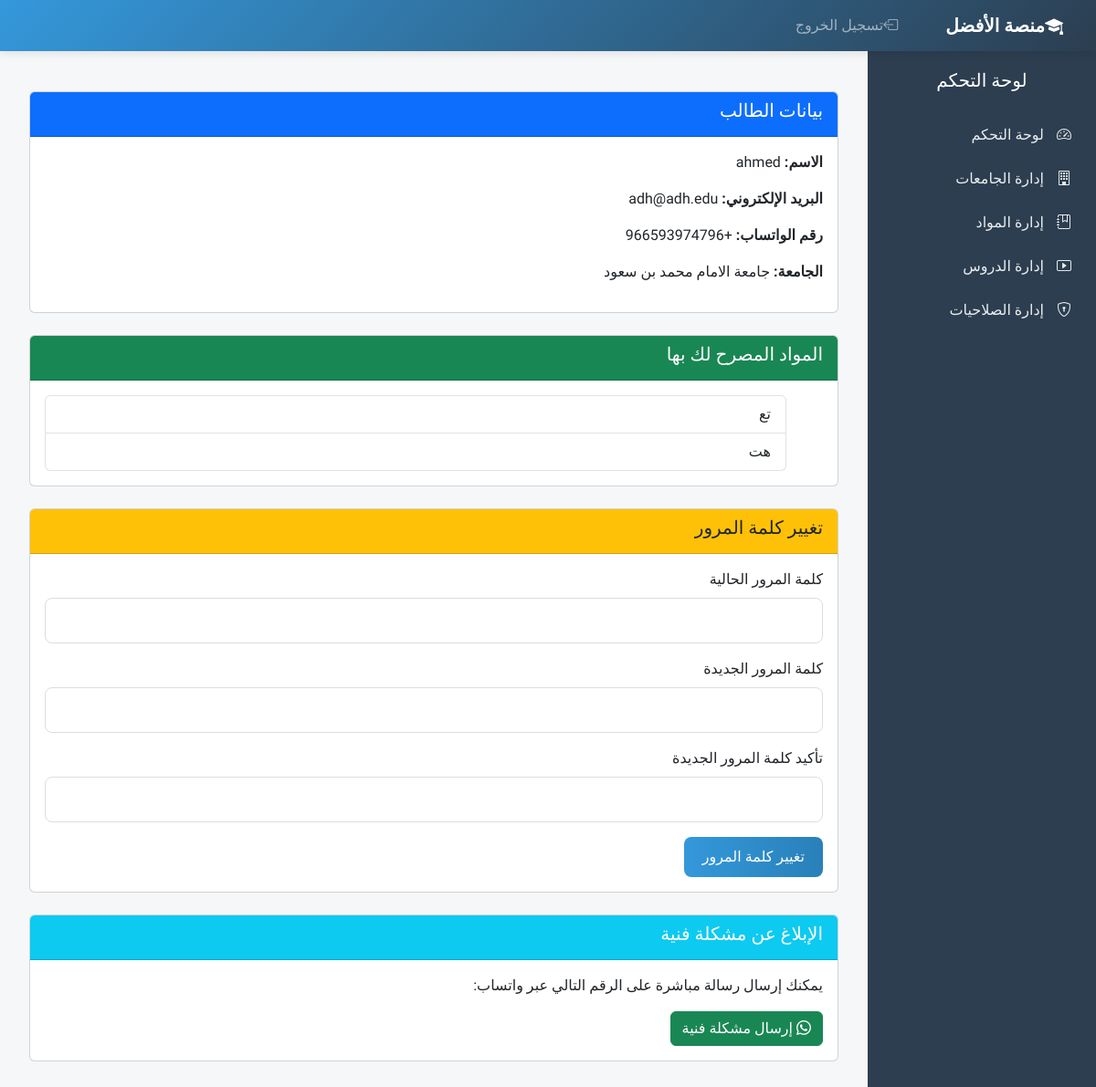
Screenshot of /settings (signed in) with the database file from the repository.
### app.py (models this page shows)
class User(db.Model):
    id = db.Column(db.Integer, primary_key=True)
    name = db.Column(db.String(100), nullable=False)
    email = db.Column(db.String(100), unique=True, nullable=False)
    password = db.Column(db.String(200), nullable=False)
    is_admin = db.Column(db.Boolean, default=False)
    whatsapp_number = db.Column(db.String(20))
    university_id = db.Column(db.Integer, db.ForeignKey('university.id'))
    device_id = db.Column(db.String(200))  # معرف الجهاز
    permissions = db.relationship('Permission', backref='user', lazy=True)

class University(db.Model):
    id = db.Column(db.Integer, primary_key=True)
    name = db.Column(db.String(100), nullable=False)
    whatsapp_group = db.Column(db.String(200))  # رابط واتساب
    subjects = db.relationship('Subject', backref='university', lazy=True)
    users = db.relationship('User', backref='university', lazy=True)

class Subject(db.Model):
    id = db.Column(db.Integer, primary_key=True)
    university_id = db.Column(db.Integer, db.ForeignKey('university.id'), nullable=False)
    name = db.Column(db.String(100), nullable=False)
    discussion_group = db.Column(db.String(200))  # رابط واتساب للمناقشة
    lessons = db.relationship('Lesson', backref='subject', lazy=True)

### app.py (the view)
@app.route('/settings')
@login_required
def settings():
    user = User.query.get(session['user_id'])
    subject_ids = [p.subject_id for p in Permission.query.filter_by(user_id=user.id).all()]
    subjects = Subject.query.filter(Subject.id.in_(subject_ids)).all()
    return render_template('settings.html', user=user, subjects=subjects)

### app.py (called while the page is built)
def login_required(f):
    @wraps(f)
    def decorated(*args, **kwargs):
        if 'user_id' not in session:
            return redirect(url_for('login'))
        return f(*args, **kwargs)
    return decorated

@app.context_processor
def utility_processor():
    return {'now': datetime.now}

### templates/settings.html (shortened to what this page needs)
{% extends "base.html" %}
{% block content %}
<div class="container mt-4">
    <div class="card mb-4">
        <div class="card-header bg-primary text-white">
            <h5>بيانات الطالب</h5>
        </div>
        <div class="card-body">
            <p><strong>الاسم:</strong> {{ user.name }}</p>
            <p><strong>البريد الإلكتروني:</strong> {{ user.email }}</p>
            <p><strong>رقم الواتساب:</strong> {{ user.whatsapp_number or 'غير متوفر' }}</p>
            <p><strong>الجامعة:</strong> {{ user.university.name if user.university else 'غير محدد' }}</p>
        </div>
    </div>
    <div class="card mb-4">
        <div class="card-header bg-success text-white">
            <h5>المواد المصرح لك بها</h5>
        </div>
        <div class="card-body">
            {% if subjects %}
            <ul class="list-group">
                {% for subject in subjects %}
                <li class="list-group-item d-flex justify-content-between align-items-center">
                    {{ subject.name }}
                </li>
                {% endfor %}
            </ul>
            {% else %}
            <p>ليس لديك أي مواد مصرح بها بعد.</p>
            {% endif %}
        </div>
    </div>
    <div class="card mb-4">
        <div class="card-header bg-warning text-dark">
            <h5>تغيير كلمة المرور</h5>
        </div>
        <div class="card-body">
            <form method="POST" action="{{ url_for('change_password') }}">
                <div class="mb-3">
                    <label for="current_password" class="form-label">كلمة المرور الحالية</label>
                    <input type="password" class="form-control" id="current_password" name="current_password" required>
                </div>
                <div class="mb-3">
                    <label for="new_password" class="form-label">كلمة المرور الجديدة</label>
                    <input type="password" class="form-control" id="new_password" name="new_password" required>
                </div>
                <div class="mb-3">
                    <label for="confirm_password" class="form-label">تأكيد كلمة المرور الجديدة</label>
                    <input type="password" class="form-control" id="confirm_password" name="confirm_password" required>
                </div>
                <button type="submit" class="btn btn-primary">تغيير كلمة المرور</button>
            </form>
        </div>
    </div>
    <div class="card mb-4">
        <div class="card-header bg-info text-white">
            <h5>الإبلاغ عن مشكلة فنية</h5>
        </div>
        <div class="card-body">
            <p>يمكنك إرسال رسالة مباشرة على الرقم التالي عبر واتساب:</p>
            <a href="https://wa.me/593974796" target="_blank" class="btn btn-success">
                <i class="bi bi-whatsapp"></i> إرسال مشكلة فنية
            </a>
        </div>
    </div>
</div>
{% endblock %}

### templates/base.html (style rules this page uses)
:root { --primary: #3498db; --secondary: #2c3e50; --accent: #e74c3c; --light: #f8f9fa; --dark: #343a40; --success: #27ae60; --warning: #f39c12; --info: #17a2b8; }
body { font-family: 'Tajawal', sans-serif; background-color: #f5f7f9; color: #333; padding-top: 56px; }
.btn-primary { background: linear-gradient(to right, var(--primary), #2980b9); border: none; border-radius: 8px; padding: 10px 20px; }
.form-control, .form-select { border-radius: 8px; padding: 12px 15px; border: 1px solid #ddd; transition: all 0.3s; }
.card-hover-effect { transition: transform 0.3s; }

### rows the page displays
User: name "ahmed", email "adh@adh.edu", whatsapp_number "+966593974796"
University: university "جامعة الامام محمد بن سعود"
Subject: name "تع"
Subject: name "هت"
